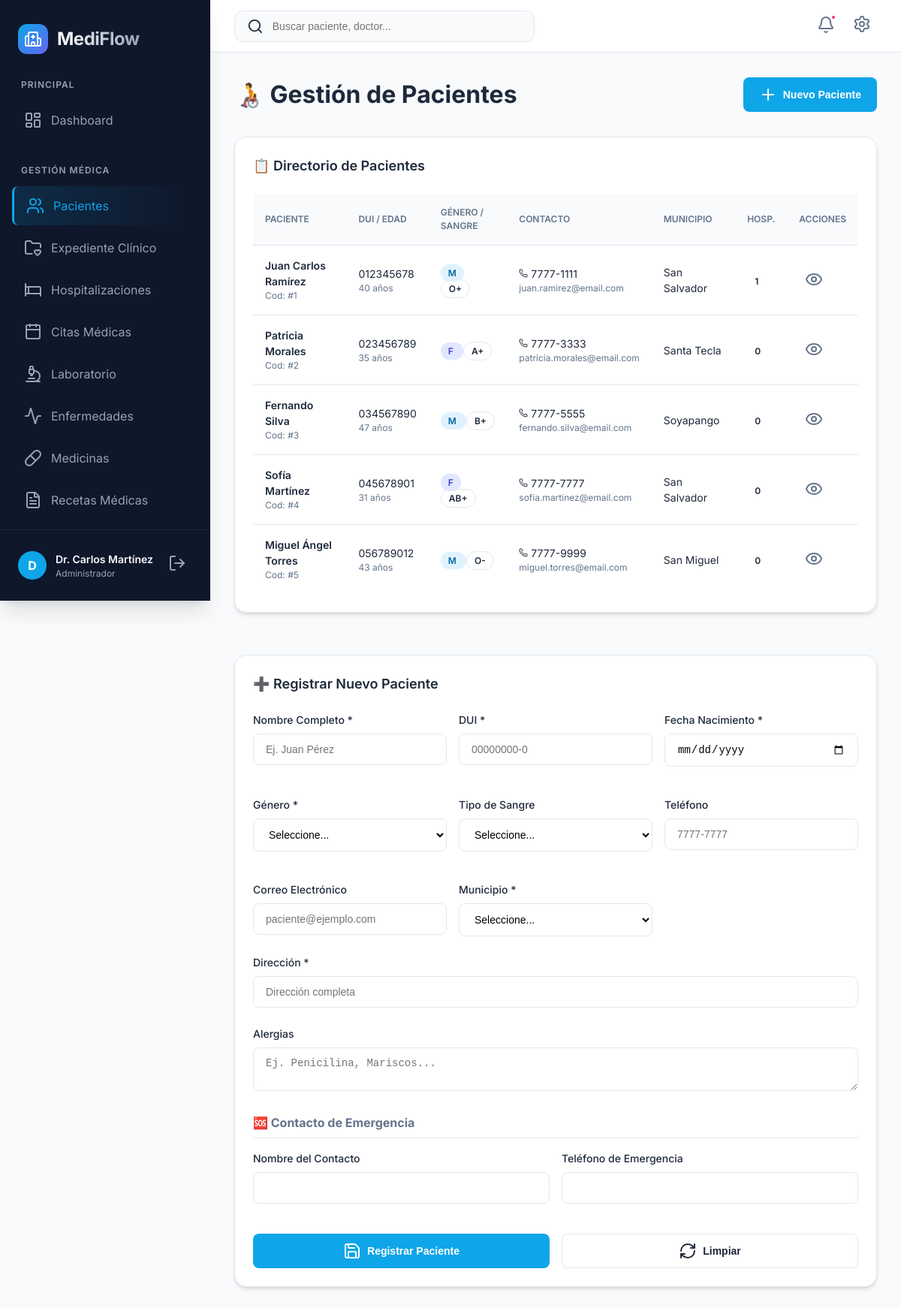
Screenshot of /pacientes.php (signed in) with the database file from the repository.
### tables this page shows
CREATE TABLE `paciente` (
  `codigopaciente` int(11) NOT NULL AUTO_INCREMENT,
  `nombrepaciente` varchar(150) NOT NULL,
  `dui` varchar(10) NOT NULL,
  `fechanacimiento` date NOT NULL,
  `genero` enum('M','F','Otro') NOT NULL,
  `direccion` text DEFAULT NULL,
  `telefono` varchar(20) DEFAULT NULL,
  `correo` varchar(100) DEFAULT NULL,
  `codigomunicipio` int(11) DEFAULT NULL,
  `tipo_sangre` enum('A+','A-','B+','B-','AB+','AB-','O+','O-') DEFAULT NULL,
  `alergias` text DEFAULT NULL,
  `contacto_emergencia` varchar(150) DEFAULT NULL,
  `telefono_emergencia` varchar(20) DEFAULT NULL,
  `created_at` timestamp NOT NULL DEFAULT current_timestamp(),
  `updated_at` timestamp NOT NULL DEFAULT current_timestamp() ON UPDATE current_timestamp(),
  PRIMARY KEY (`codigopaciente`),
  UNIQUE KEY `dui` (`dui`),
  KEY `codigomunicipio` (`codigomunicipio`),
  KEY `idx_dui` (`dui`),
  KEY `idx_nombre` (`nombrepaciente`),
  CONSTRAINT `paciente_ibfk_1` FOREIGN KEY (`codigomunicipio`) REFERENCES `municipio` (`codigomunicipio`) ON DELETE SET NULL
);

CREATE TABLE `municipio` (
  `codigomunicipio` int(11) NOT NULL AUTO_INCREMENT,
  `nombremunicipio` varchar(100) NOT NULL,
  `departamento` varchar(100) NOT NULL,
  `created_at` timestamp NOT NULL DEFAULT current_timestamp(),
  PRIMARY KEY (`codigomunicipio`)
);

### pacientes.php (the view, shortened to what this page needs)
<?php
require_once("includes/db.php");
$pacientes = [];
$q = $conn->query("SELECT p.*, m.nombremunicipio, COUNT(DISTINCT h.codigohospitalizacion) AS total_hospitalizaciones
                   FROM paciente p
                   LEFT JOIN municipio m ON p.codigomunicipio=m.codigomunicipio
                   LEFT JOIN hospitalizacion h ON p.codigopaciente=h.codigopaciente
                   GROUP BY p.codigopaciente ORDER BY p.created_at DESC");
while ($p = $q->fetch_assoc()) $pacientes[] = $p;
?>
<?php
require_once("includes/header.php");
require_once("includes/sidebar.php");
?>
<div class="card-header" style="margin-bottom: 2rem;">
    <h1 style="margin: 0;">🧑‍🦽 Gestión de Pacientes</h1>
    <button class="btn btn-primary" onclick="document.getElementById('formRegistro').scrollIntoView({behavior: 'smooth'})">
        <i data-lucide="plus"></i> Nuevo Paciente
    </button>
</div>
<div style="display: grid; grid-template-columns: 1fr; gap: 1.5rem;">
    <div class="card">
        <div class="card-header">
            <h2 class="card-title">📋 Directorio de Pacientes</h2>
        </div>
        <div class="table-container">
            <table>
                <thead>
                    <tr>
                        <th>Paciente</th>
                        <th>DUI / Edad</th>
                        <th>Género / Sangre</th>
                        <th>Contacto</th>
                        <th>Municipio</th>
                        <th>Hosp.</th>
                        <th>Acciones</th>
                    </tr>
                </thead>
                <tbody>
                    <?php if($pacientes): foreach($pacientes as $p):
                        $edad = date_diff(date_create($p['fechanacimiento']), date_create('today'))->y; ?>
                        <tr>
                            <td>
                                <div style="font-weight: 600;"><?= htmlspecialchars($p['nombrepaciente']) ?></div>
                                <div style="font-size: 0.75rem; color: var(--text-muted);">Cod: #<?= $p['codigopaciente'] ?></div>
                            </td>
                            <td>
                                <div><?= htmlspecialchars($p['dui']) ?></div>
                                <div style="font-size: 0.75rem; color: var(--text-muted);"><?= $edad ?> años</div>
                            </td>
                            <td>
                                <span class="badge <?= $p['genero'] == 'M' ? 'badge-primary' : ($p['genero'] == 'F' ? 'badge-info' : 'badge-outline') ?>">
                                    <?= $p['genero'] ?>
                                </span>
                                <span class="badge badge-outline" style="border: 1px solid var(--border);"><?= $p['tipo_sangre'] ?: 'N/A' ?></span>
                            </td>
                            <td>
                                <div style="font-size: 0.875rem;"><i data-lucide="phone" style="width: 12px; height: 12px;"></i> <?= $p['telefono'] ?></div>
                                <div style="font-size: 0.75rem; color: var(--text-muted);"><?= htmlspecialchars($p['correo']) ?></div>
                            </td>
                            <td><?= $p['nombremunicipio'] ?: 'N/A' ?></td>
                            <td><span class="badge badge-secondary"><?= $p['total_hospitalizaciones'] ?></span></td>
                            <td>
                                <button class="icon-btn" onclick="verDetalle(<?= htmlspecialchars(json_encode($p)) ?>)" title="Ver Detalles">
                                    <i data-lucide="eye"></i>
                                </button>
                            </td>
                        </tr>
                    <?php endforeach; else: ?>
                        <tr><td colspan="7" style="text-align:center;">No hay pacientes registrados</td></tr>
                    <?php endif; ?>
                </tbody>
            </table>
        </div>
    </div>
    <div class="card" id="formRegistro">
        <div class="card-header">
            <h2 class="card-title">➕ Registrar Nuevo Paciente</h2>
        </div>
        <form method="post">
            <div style="display: grid; grid-template-columns: repeat(auto-fit, minmax(200px, 1fr)); gap: 1rem;">
                <div class="form-group">
                    <label class="form-label">Nombre Completo *</label>
                    <input name="nombrepaciente" class="form-control" placeholder="Ej. Juan Pérez" required>
                </div>
                <div class="form-group">
                    <label class="form-label">DUI *</label>
                    <input name="dui" class="form-control" maxlength="10" placeholder="00000000-0" required>
                </div>
                <div class="form-group">
                    <label class="form-label">Fecha Nacimiento *</label>
                    <input type="date" name="fechanacimiento" class="form-control" required>
                </div>
                <div class="form-group">
                    <label class="form-label">Género *</label>
                    <select name="genero" class="form-control" required>
                        <option value="">Seleccione...</option>
                    </select>
                </div>
                <div class="form-group">
                    <label class="form-label">Tipo de Sangre</label>
                    <select name="tipo_sangre" class="form-control">
                        <option value="">Seleccione...</option>
                    </select>
                </div>
                <div class="form-group">
                    <label class="form-label">Teléfono</label>
                    <input name="telefono" class="form-control" placeholder="7777-7777">
                </div>
                <div class="form-group">
                    <label class="form-label">Correo Electrónico</label>
                    <input type="email" name="correo" class="form-control" placeholder="paciente@ejemplo.com">
                </div>
                <div class="form-group">
                    <label class="form-label">Municipio *</label>
                    <select name="codigomunicipio" class="form-control" required>
                        <option value="">Seleccione...</option>
                    </select>
                </div>
            </div>
            <div class="form-group">
                <label class="form-label">Dirección *</label>
                <input name="direccion" class="form-control" placeholder="Dirección completa" required>
            </div>
            <div class="form-group">
                <label class="form-label">Alergias</label>
                <textarea name="alergias" class="form-control" placeholder="Ej. Penicilina, Mariscos..."></textarea>
            </div>
            <h3 style="font-size: 1rem; margin: 1.5rem 0 1rem; color: var(--text-muted); border-bottom: 1px solid var(--border); padding-bottom: 0.5rem;">
                🆘 Contacto de Emergencia
            </h3>
            <div style="display: grid; grid-template-columns: repeat(auto-fit, minmax(200px, 1fr)); gap: 1rem;">
                <div class="form-group">
                    <label class="form-label">Nombre del Contacto</label>
                    <input name="contacto_emergencia" class="form-control">
                </div>
                <div class="form-group">
                    <label class="form-label">Teléfono de Emergencia</label>
                    <input name="telefono_emergencia" class="form-control">
                </div>
            </div>
            <div style="display: flex; gap: 1rem; margin-top: 1rem;">
                <button type="submit" class="btn btn-primary" style="flex: 1;">
                    <i data-lucide="save"></i> Registrar Paciente
                </button>
                <button type="reset" class="btn btn-outline" style="flex: 1;">
                    <i data-lucide="refresh-cw"></i> Limpiar
                </button>
            </div>
        </form>
    </div>
</div>
<?php require_once("includes/footer.php"); ?>

### css/style.css (style rules this page uses)
:root { --primary: #0ea5e9; --primary-hover: #0284c7; --secondary: #6366f1; --accent: #f43f5e; --success: #10b981; --warning: #f59e0b; --error: #ef4444; --info: #3b82f6; --bg-main: #f8fafc; --bg-surface: #ffffff; --bg-sidebar: #0f172a; --text-main: #1e293b; --text-muted: #64748b; --text-light: #94a3b8; --text-on-dark: #f8fafc; --border: #e2e8f0; --shadow-sm: 0 1px 2px 0 rgb(0 0 0 / 0.05); --shadow: 0 4px 6px -1px rgb(0 0 0 / 0.1), 0 2px 4px -2px rgb(0 0 0 / 0.1); --shadow-md: 0 10px 15px -3px rgb(0 0 0 / 0.1), 0 4px 6px -4px rgb(0 0 0 / 0.1); --shadow-lg: 0 20px 25px -5px rgb(0 0 0 / 0.1), 0 8px 10px -6px rgb(0 0 0 / 0.1); --radius-sm: 0.375rem; --radius: 0.5rem; --radius-md: 0.75rem; --radius-lg: 1rem; --radius-xl: 1.5rem; --sidebar-width: 280px; --header-height: 70px; }
* { margin: 0; padding: 0; box-sizing: border-box; }
body { font-family: 'Inter', sans-serif; background-color: var(--bg-main); color: var(--text-main); line-height: 1.5; -webkit-font-smoothing: antialiased; }
.icon-btn { background: none; border: none; padding: 0.5rem; border-radius: var(--radius); color: var(--text-muted); cursor: pointer; position: relative; }
.card { background-color: var(--bg-surface); border-radius: var(--radius-lg); box-shadow: var(--shadow); padding: 1.5rem; margin-bottom: 2rem; border: 1px solid var(--border); }
.card-header { display: flex; align-items: center; justify-content: space-between; margin-bottom: 1.5rem; }
.card-title { font-size: 1.125rem; font-weight: 600; }
.table-container { width: 100%; overflow-x: auto; }
table { width: 100%; border-collapse: collapse; }
th { text-align: left; padding: 1rem; font-size: 0.75rem; font-weight: 600; text-transform: uppercase; color: var(--text-muted); border-bottom: 1px solid var(--border); background-color: #f8fafc; }
td { padding: 1rem; font-size: 0.875rem; border-bottom: 1px solid var(--border); }
tr:last-child td { border-bottom: none; }
.badge { padding: 0.25rem 0.625rem; border-radius: 9999px; font-size: 0.75rem; font-weight: 600; }
.badge-primary { background: #e0f2fe; color: #0369a1; }
.badge-info { background: #e0e7ff; color: #4338ca; }
.btn { display: inline-flex; align-items: center; justify-content: center; gap: 0.5rem; padding: 0.625rem 1.25rem; border-radius: var(--radius); font-size: 0.875rem; font-weight: 600; cursor: pointer; transition: all 0.2s ease; border: 1px solid transparent; }
.btn-primary { background-color: var(--primary); color: white; }
.btn-outline { background-color: transparent; border-color: var(--border); color: var(--text-main); }
.form-group { margin-bottom: 1.5rem; }
.form-label { display: block; font-size: 0.875rem; font-weight: 500; margin-bottom: 0.5rem; }
.form-control { width: 100%; padding: 0.75rem 1rem; border: 1px solid var(--border); border-radius: var(--radius); font-size: 0.875rem; transition: all 0.2s ease; background-color: var(--bg-surface); }

### rows the page displays
paciente: nombrepaciente "Juan Carlos Ramírez", codigopaciente "1", dui "012345678", fechanacimiento "40", genero "M", tipo_sangre "O+", telefono "7777-1111", correo "juan.ramirez@email.com", codigomunicipio.nombremunicipio "San Salvador", total_hospitalizaciones "1"
paciente: nombrepaciente "Patricia Morales", codigopaciente "2", dui "023456789", fechanacimiento "35", genero "F", tipo_sangre "A+", telefono "7777-3333", correo "patricia.morales@email.com", codigomunicipio.nombremunicipio "Santa Tecla", total_hospitalizaciones "0"
paciente: nombrepaciente "Fernando Silva", codigopaciente "3", dui "034567890", fechanacimiento "47", genero "M", tipo_sangre "B+", telefono "7777-5555", correo "fernando.silva@email.com", codigomunicipio.nombremunicipio "Soyapango", total_hospitalizaciones "0"
paciente: nombrepaciente "Sofía Martínez", codigopaciente "4", dui "045678901", fechanacimiento "31", genero "F", tipo_sangre "AB+", telefono "7777-7777", correo "sofia.martinez@email.com", codigomunicipio.nombremunicipio "San Salvador", total_hospitalizaciones "0"
paciente: nombrepaciente "Miguel Ángel Torres", codigopaciente "5", dui "056789012", fechanacimiento "43", genero "M", tipo_sangre "O-", telefono "7777-9999", correo "miguel.torres@email.com", codigomunicipio.nombremunicipio "San Miguel", total_hospitalizaciones "0"

### other values shown
substr($nombreEmpleado, 0, 1) "D"
$nombreEmpleado "Dr. Carlos Martínez"
getRolNameHeader($rol) "Administrador"
